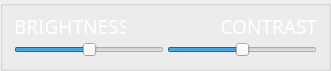
             <widget class="QGroupBox" name="GroupBoxBandC">
              <property name="sizePolicy">
               <sizepolicy hsizetype="Fixed" vsizetype="Fixed">
                <horstretch>0</horstretch>
                <verstretch>0</verstretch>
               </sizepolicy>
              </property>
              <property name="minimumSize">
               <size>
                <width>331</width>
                <height>71</height>
               </size>
              </property>
              <property name="maximumSize">
               <size>
                <width>331</width>
                <height>71</height>
               </size>
              </property>
              <property name="title">
               <string/>
              </property>
              <layout class="QGridLayout" name="gridLayout">
               <item row="0" column="0">
                <widget class="QLabel" name="brightnessLabel">
                 <property name="palette">
                  <palette>
                   <active>
                    <colorrole role="WindowText">
                     <brush brushstyle="SolidPattern">
                      <color alpha="255">
                       <red>255</red>
                       <green>255</green>
                       <blue>255</blue>
                      </color>
                     </brush>
                    </colorrole>
                   </active>
                   <inactive>
                    <colorrole role="WindowText">
                     <brush brushstyle="SolidPattern">
                      <color alpha="255">
                       <red>255</red>
                       <green>255</green>
                       <blue>255</blue>
                      </color>
                     </brush>
                    </colorrole>
                   </inactive>
                   <disabled>
                    <colorrole role="WindowText">
                     <brush brushstyle="SolidPattern">
                      <color alpha="255">
                       <red>120</red>
                       <green>120</green>
                       <blue>120</blue>
                      </color>
                     </brush>
                    </colorrole>
                   </disabled>
                  </palette>
                 </property>
                 <property name="font">
                  <font>
                   <family>DINPro-Medium</family>
                   <pointsize>14</pointsize>
                   <weight>50</weight>
                   <italic>false</italic>
                   <bold>false</bold>
                  </font>
                 </property>
                 <property name="styleSheet">
                  <string notr="true">font: 14pt &quot;DINPro-Medium&quot;;</string>
                 </property>
                 <property name="text">
                  <string>BRIGHTNESS</string>
                 </property>
                </widget>
               </item>
               <item row="0" column="1" colspan="2">
                <widget class="QPushButton" name="autoAdjustBrightnessContrastButton">
                 <property name="toolTip">
                  <string>Click to automatically adjust the brightness and contrast.</string>
                 </property>
                 <property name="styleSheet">
                  <string notr="true">

QPushButton {
	image: url(:/octConsole/Frontend/Resources/contrast_normal.png);
	border: none;
	background-color: transparent;
}

QPushButton:hover {	
	image: url(:/octConsole/Frontend/Resources/contrast_rollover.png);
}
</string>
                 </property>
                 <property name="text">
                  <string/>
                 </property>
                 <property name="iconSize">
                  <size>
                   <width>24</width>
                   <height>24</height>
                  </size>
                 </property>
                </widget>
               </item>
               <item row="0" column="3">
                <widget class="QLabel" name="contrastLabel">
                 <property name="palette">
                  <palette>
                   <active>
                    <colorrole role="WindowText">
                     <brush brushstyle="SolidPattern">
                      <color alpha="255">
                       <red>255</red>
                       <green>255</green>
                       <blue>255</blue>
                      </color>
                     </brush>
                    </colorrole>
                   </active>
                   <inactive>
                    <colorrole role="WindowText">
                     <brush brushstyle="SolidPattern">
                      <color alpha="255">
                       <red>255</red>
                       <green>255</green>
                       <blue>255</blue>
                      </color>
                     </brush>
                    </colorrole>
                   </inactive>
                   <disabled>
                    <colorrole role="WindowText">
                     <brush brushstyle="SolidPattern">
                      <color alpha="255">
                       <red>120</red>
                       <green>120</green>
                       <blue>120</blue>
                      </color>
                     </brush>
                    </colorrole>
                   </disabled>
                  </palette>
                 </property>
                 <property name="font">
                  <font>
                   <family>DINPro-Medium</family>
                   <pointsize>14</pointsize>
                   <weight>50</weight>
                   <italic>false</italic>
                   <bold>false</bold>
                  </font>
                 </property>
                 <property name="layoutDirection">
                  <enum>Qt::LeftToRight</enum>
                 </property>
                 <property name="styleSheet">
                  <string notr="true">font: 14pt &quot;DINPro-Medium&quot;;</string>
                 </property>
                 <property name="text">
                  <string>CONTRAST</string>
                 </property>
                 <property name="alignment">
                  <set>Qt::AlignRight|Qt::AlignTrailing|Qt::AlignVCenter</set>
                 </property>
                </widget>
               </item>
               <item row="1" column="2" colspan="2">
                <widget class="QSlider" name="horizontalSliderContrast">
                 <property name="minimumSize">
                  <size>
                   <width>150</width>
                   <height>0</height>
                  </size>
                 </property>
                 <property name="maximumSize">
                  <size>
                   <width>150</width>
                   <height>16777215</height>
                  </size>
                 </property>
                 <property name="layoutDirection">
                  <enum>Qt::LeftToRight</enum>
                 </property>
                 <property name="autoFillBackground">
                  <bool>false</bool>
                 </property>
                 <property name="minimum">
                  <number>-255</number>
                 </property>
                 <property name="maximum">
                  <number>255</number>
                 </property>
                 <property name="pageStep">
                  <number>10</number>
                 </property>
                 <property name="value">
                  <number>0</number>
                 </property>
                 <property name="sliderPosition">
                  <number>0</number>
                 </property>
                 <property name="orientation">
                  <enum>Qt::Horizontal</enum>
                 </property>
                 <property name="tickPosition">
                  <enum>QSlider::NoTicks</enum>
                 </property>
                 <property name="tickInterval">
                  <number>0</number>
                 </property>
                </widget>
               </item>
               <item row="1" column="0" colspan="2">
                <widget class="QSlider" name="horizontalSliderBrigtness">
                 <property name="minimumSize">
                  <size>
                   <width>150</width>
                   <height>0</height>
                  </size>
                 </property>
                 <property name="maximumSize">
                  <size>
                   <width>150</width>
                   <height>16777215</height>
                  </size>
                 </property>
                 <property name="minimum">
                  <number>-255</number>
                 </property>
                 <property name="maximum">
                  <number>255</number>
                 </property>
                 <property name="pageStep">
                  <number>10</number>
                 </property>
                 <property name="value">
                  <number>0</number>
                 </property>
                 <property name="sliderPosition">
                  <number>0</number>
                 </property>
                 <property name="tracking">
                  <bool>true</bool>
                 </property>
                 <property name="orientation">
                  <enum>Qt::Horizontal</enum>
                 </property>
                 <property name="tickPosition">
                  <enum>QSlider::NoTicks</enum>
                 </property>
                 <property name="tickInterval">
                  <number>0</number>
                 </property>
                </widget>
               </item>
              </layout>
             </widget>
